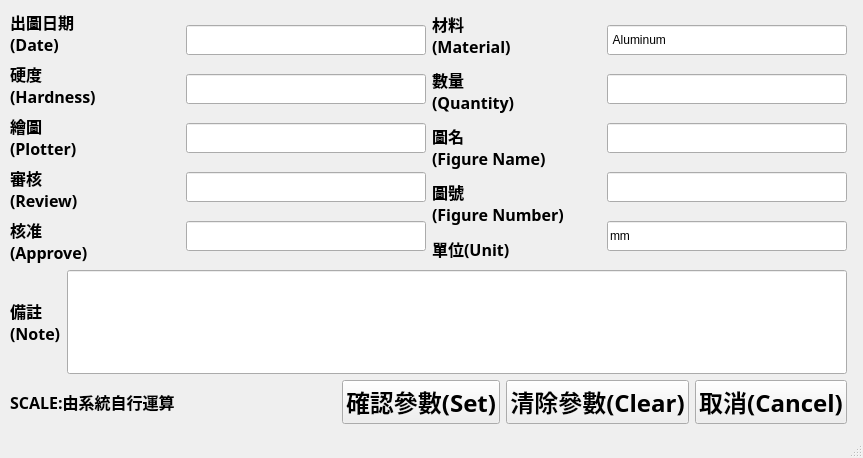
<?xml version="1.0" encoding="UTF-8"?>
<ui version="4.0">
 <class>DWG_SET_WINDOW</class>
 <widget class="QMainWindow" name="DWG_SET_WINDOW">
  <property name="geometry">
   <rect>
    <x>0</x>
    <y>0</y>
    <width>863</width>
    <height>458</height>
   </rect>
  </property>
  <property name="windowTitle">
   <string>MainWindow</string>
  </property>
  <widget class="QWidget" name="centralwidget">
   <widget class="QWidget" name="layoutWidget">
    <property name="geometry">
     <rect>
      <x>10</x>
      <y>10</y>
      <width>837</width>
      <height>414</height>
     </rect>
    </property>
    <layout class="QGridLayout" name="gridLayout_3">
     <item row="2" column="0">
      <widget class="QLabel" name="label_13">
       <property name="maximumSize">
        <size>
         <width>16777215</width>
         <height>25</height>
        </size>
       </property>
       <property name="font">
        <font>
         <family>微軟正黑體</family>
         <pointsize>12</pointsize>
         <weight>75</weight>
         <bold>true</bold>
        </font>
       </property>
       <property name="text">
        <string>SCALE:由系統自行運算</string>
       </property>
      </widget>
     </item>
     <item row="2" column="1">
      <layout class="QHBoxLayout" name="horizontalLayout">
       <item>
        <widget class="QPushButton" name="pushButton_set">
         <property name="font">
          <font>
           <family>微軟正黑體</family>
           <pointsize>18</pointsize>
           <weight>75</weight>
           <bold>true</bold>
          </font>
         </property>
         <property name="text">
          <string>確認參數(Set)</string>
         </property>
        </widget>
       </item>
       <item>
        <widget class="QPushButton" name="pushButton_clear">
         <property name="font">
          <font>
           <family>微軟正黑體</family>
           <pointsize>18</pointsize>
           <weight>75</weight>
           <bold>true</bold>
          </font>
         </property>
         <property name="text">
          <string>清除參數(Clear)</string>
         </property>
        </widget>
       </item>
       <item>
        <widget class="QPushButton" name="pushButton_cancel">
         <property name="font">
          <font>
           <family>微軟正黑體</family>
           <pointsize>18</pointsize>
           <weight>75</weight>
           <bold>true</bold>
          </font>
         </property>
         <property name="text">
          <string>取消(Cancel)</string>
         </property>
        </widget>
       </item>
      </layout>
     </item>
     <item row="0" column="0" rowspan="2" colspan="2">
      <layout class="QGridLayout" name="gridLayout_2">
       <item row="0" column="0">
        <layout class="QGridLayout" name="gridLayout">
         <item row="0" column="0">
          <layout class="QVBoxLayout" name="verticalLayout">
           <item>
            <widget class="QLabel" name="label_14">
             <property name="font">
              <font>
               <family>微軟正黑體</family>
               <pointsize>12</pointsize>
               <weight>75</weight>
               <italic>false</italic>
               <bold>true</bold>
               <underline>false</underline>
               <strikeout>false</strikeout>
               <kerning>true</kerning>
              </font>
             </property>
             <property name="mouseTracking">
              <bool>false</bool>
             </property>
             <property name="tabletTracking">
              <bool>false</bool>
             </property>
             <property name="focusPolicy">
              <enum>Qt::NoFocus</enum>
             </property>
             <property name="acceptDrops">
              <bool>false</bool>
             </property>
             <property name="toolTip">
              <string/>
             </property>
             <property name="autoFillBackground">
              <bool>true</bool>
             </property>
             <property name="text">
              <string>出圖日期
(Date)</string>
             </property>
            </widget>
           </item>
           <item>
            <widget class="QLabel" name="label_2">
             <property name="font">
              <font>
               <family>微軟正黑體</family>
               <pointsize>12</pointsize>
               <weight>75</weight>
               <bold>true</bold>
              </font>
             </property>
             <property name="mouseTracking">
              <bool>false</bool>
             </property>
             <property name="tabletTracking">
              <bool>false</bool>
             </property>
             <property name="focusPolicy">
              <enum>Qt::NoFocus</enum>
             </property>
             <property name="acceptDrops">
              <bool>false</bool>
             </property>
             <property name="text">
              <string>硬度
(Hardness)</string>
             </property>
            </widget>
           </item>
           <item>
            <widget class="QLabel" name="label_3">
             <property name="font">
              <font>
               <family>微軟正黑體</family>
               <pointsize>12</pointsize>
               <weight>75</weight>
               <bold>true</bold>
              </font>
             </property>
             <property name="mouseTracking">
              <bool>false</bool>
             </property>
             <property name="tabletTracking">
              <bool>false</bool>
             </property>
             <property name="focusPolicy">
              <enum>Qt::NoFocus</enum>
             </property>
             <property name="acceptDrops">
              <bool>false</bool>
             </property>
             <property name="text">
              <string>繪圖
(Plotter)</string>
             </property>
            </widget>
           </item>
           <item>
            <widget class="QLabel" name="label_4">
             <property name="font">
              <font>
               <family>微軟正黑體</family>
               <pointsize>12</pointsize>
               <weight>75</weight>
               <bold>true</bold>
              </font>
             </property>
             <property name="mouseTracking">
              <bool>false</bool>
             </property>
             <property name="tabletTracking">
              <bool>false</bool>
             </property>
             <property name="focusPolicy">
              <enum>Qt::NoFocus</enum>
             </property>
             <property name="acceptDrops">
              <bool>false</bool>
             </property>
             <property name="text">
              <string>審核
(Review)</string>
             </property>
            </widget>
           </item>
           <item>
            <widget class="QLabel" name="label_6">
             <property name="font">
              <font>
               <family>微軟正黑體</family>
               <pointsize>12</pointsize>
               <weight>75</weight>
               <bold>true</bold>
              </font>
             </property>
             <property name="mouseTracking">
              <bool>false</bool>
             </property>
             <property name="tabletTracking">
              <bool>false</bool>
             </property>
             <property name="focusPolicy">
              <enum>Qt::NoFocus</enum>
             </property>
             <property name="acceptDrops">
              <bool>false</bool>
             </property>
             <property name="text">
              <string>核准
(Approve)</string>
             </property>
            </widget>
           </item>
          </layout>
         </item>
         <item row="0" column="1">
          <layout class="QVBoxLayout" name="verticalLayout_3">
           <item>
            <widget class="QLineEdit" name="lineEdit_1">
             <property name="minimumSize">
              <size>
               <width>240</width>
               <height>30</height>
              </size>
             </property>
             <property name="maximumSize">
              <size>
               <width>240</width>
               <height>25</height>
              </size>
             </property>
            </widget>
           </item>
           <item>
            <widget class="QLineEdit" name="lineEdit_2">
             <property name="minimumSize">
              <size>
               <width>240</width>
               <height>30</height>
              </size>
             </property>
             <property name="maximumSize">
              <size>
               <width>240</width>
               <height>25</height>
              </size>
             </property>
            </widget>
           </item>
           <item>
            <widget class="QLineEdit" name="lineEdit_3">
             <property name="minimumSize">
              <size>
               <width>240</width>
               <height>30</height>
              </size>
             </property>
             <property name="maximumSize">
              <size>
               <width>240</width>
               <height>25</height>
              </size>
             </property>
            </widget>
           </item>
           <item>
            <widget class="QLineEdit" name="lineEdit_4">
             <property name="minimumSize">
              <size>
               <width>240</width>
               <height>30</height>
              </size>
             </property>
             <property name="maximumSize">
              <size>
               <width>240</width>
               <height>25</height>
              </size>
             </property>
            </widget>
           </item>
           <item>
            <widget class="QLineEdit" name="lineEdit_5">
             <property name="minimumSize">
              <size>
               <width>240</width>
               <height>30</height>
              </size>
             </property>
             <property name="maximumSize">
              <size>
               <width>240</width>
               <height>25</height>
              </size>
             </property>
            </widget>
           </item>
          </layout>
         </item>
         <item row="0" column="2">
          <layout class="QVBoxLayout" name="verticalLayout_2">
           <item>
            <widget class="QLabel" name="label_5">
             <property name="font">
              <font>
               <family>微軟正黑體</family>
               <pointsize>12</pointsize>
               <weight>75</weight>
               <bold>true</bold>
              </font>
             </property>
             <property name="mouseTracking">
              <bool>false</bool>
             </property>
             <property name="tabletTracking">
              <bool>false</bool>
             </property>
             <property name="focusPolicy">
              <enum>Qt::NoFocus</enum>
             </property>
             <property name="acceptDrops">
              <bool>false</bool>
             </property>
             <property name="text">
              <string>材料
(Material)</string>
             </property>
            </widget>
           </item>
           <item>
            <widget class="QLabel" name="label_7">
             <property name="font">
              <font>
               <family>微軟正黑體</family>
               <pointsize>12</pointsize>
               <weight>75</weight>
               <italic>false</italic>
               <bold>true</bold>
               <underline>false</underline>
               <strikeout>false</strikeout>
               <kerning>true</kerning>
              </font>
             </property>
             <property name="mouseTracking">
              <bool>false</bool>
             </property>
             <property name="tabletTracking">
              <bool>false</bool>
             </property>
             <property name="focusPolicy">
              <enum>Qt::NoFocus</enum>
             </property>
             <property name="acceptDrops">
              <bool>false</bool>
             </property>
             <property name="toolTip">
              <string/>
             </property>
             <property name="autoFillBackground">
              <bool>true</bool>
             </property>
             <property name="text">
              <string>數量
(Quantity)</string>
             </property>
            </widget>
           </item>
           <item>
            <widget class="QLabel" name="label_8">
             <property name="font">
              <font>
               <family>微軟正黑體</family>
               <pointsize>12</pointsize>
               <weight>75</weight>
               <bold>true</bold>
              </font>
             </property>
             <property name="mouseTracking">
              <bool>false</bool>
             </property>
             <property name="tabletTracking">
              <bool>false</bool>
             </property>
             <property name="focusPolicy">
              <enum>Qt::NoFocus</enum>
             </property>
             <property name="acceptDrops">
              <bool>false</bool>
             </property>
             <property name="text">
              <string>圖名
(Figure Name)</string>
             </property>
            </widget>
           </item>
           <item>
            <widget class="QLabel" name="label_9">
             <property name="font">
              <font>
               <family>微軟正黑體</family>
               <pointsize>12</pointsize>
               <weight>75</weight>
               <bold>true</bold>
              </font>
             </property>
             <property name="mouseTracking">
              <bool>false</bool>
             </property>
             <property name="tabletTracking">
              <bool>false</bool>
             </property>
             <property name="focusPolicy">
              <enum>Qt::NoFocus</enum>
             </property>
             <property name="acceptDrops">
              <bool>false</bool>
             </property>
             <property name="text">
              <string>圖號
(Figure Number)</string>
             </property>
            </widget>
           </item>
           <item>
            <widget class="QLabel" name="label_10">
             <property name="maximumSize">
              <size>
               <width>16777215</width>
               <height>30</height>
              </size>
             </property>
             <property name="font">
              <font>
               <family>微軟正黑體</family>
               <pointsize>12</pointsize>
               <weight>75</weight>
               <bold>true</bold>
              </font>
             </property>
             <property name="mouseTracking">
              <bool>false</bool>
             </property>
             <property name="tabletTracking">
              <bool>false</bool>
             </property>
             <property name="focusPolicy">
              <enum>Qt::NoFocus</enum>
             </property>
             <property name="acceptDrops">
              <bool>false</bool>
             </property>
             <property name="text">
              <string>單位(Unit)</string>
             </property>
            </widget>
           </item>
          </layout>
         </item>
         <item row="0" column="3">
          <layout class="QVBoxLayout" name="verticalLayout_4">
           <item>
            <widget class="QLineEdit" name="lineEdit_6">
             <property name="minimumSize">
              <size>
               <width>240</width>
               <height>30</height>
              </size>
             </property>
             <property name="maximumSize">
              <size>
               <width>240</width>
               <height>25</height>
              </size>
             </property>
             <property name="text">
              <string> Aluminum</string>
             </property>
            </widget>
           </item>
           <item>
            <widget class="QLineEdit" name="lineEdit_7">
             <property name="minimumSize">
              <size>
               <width>240</width>
               <height>30</height>
              </size>
             </property>
             <property name="maximumSize">
              <size>
               <width>240</width>
               <height>25</height>
              </size>
             </property>
            </widget>
           </item>
           <item>
            <widget class="QLineEdit" name="lineEdit_8">
             <property name="minimumSize">
              <size>
               <width>240</width>
               <height>30</height>
              </size>
             </property>
             <property name="maximumSize">
              <size>
               <width>240</width>
               <height>25</height>
              </size>
             </property>
            </widget>
           </item>
           <item>
            <widget class="QLineEdit" name="lineEdit_9">
             <property name="minimumSize">
              <size>
               <width>240</width>
               <height>30</height>
              </size>
             </property>
             <property name="maximumSize">
              <size>
               <width>240</width>
               <height>25</height>
              </size>
             </property>
            </widget>
           </item>
           <item>
            <widget class="QLineEdit" name="lineEdit_10">
             <property name="minimumSize">
              <size>
               <width>240</width>
               <height>30</height>
              </size>
             </property>
             <property name="maximumSize">
              <size>
               <width>240</width>
               <height>25</height>
              </size>
             </property>
             <property name="text">
              <string>mm</string>
             </property>
            </widget>
           </item>
          </layout>
         </item>
        </layout>
       </item>
       <item row="1" column="0">
        <layout class="QHBoxLayout" name="horizontalLayout_2">
         <item>
          <widget class="QLabel" name="label_12">
           <property name="font">
            <font>
             <family>微軟正黑體</family>
             <pointsize>12</pointsize>
             <weight>75</weight>
             <bold>true</bold>
            </font>
           </property>
           <property name="text">
            <string>備註
(Note)</string>
           </property>
          </widget>
         </item>
         <item>
          <widget class="QLineEdit" name="lineEdit_11">
           <property name="minimumSize">
            <size>
             <width>240</width>
             <height>100</height>
            </size>
           </property>
           <property name="maximumSize">
            <size>
             <width>999</width>
             <height>999</height>
            </size>
           </property>
           <property name="text">
            <string/>
           </property>
          </widget>
         </item>
        </layout>
       </item>
      </layout>
     </item>
    </layout>
   </widget>
  </widget>
  <widget class="QStatusBar" name="statusbar"/>
 </widget>
 <resources/>
 <connections/>
</ui>
